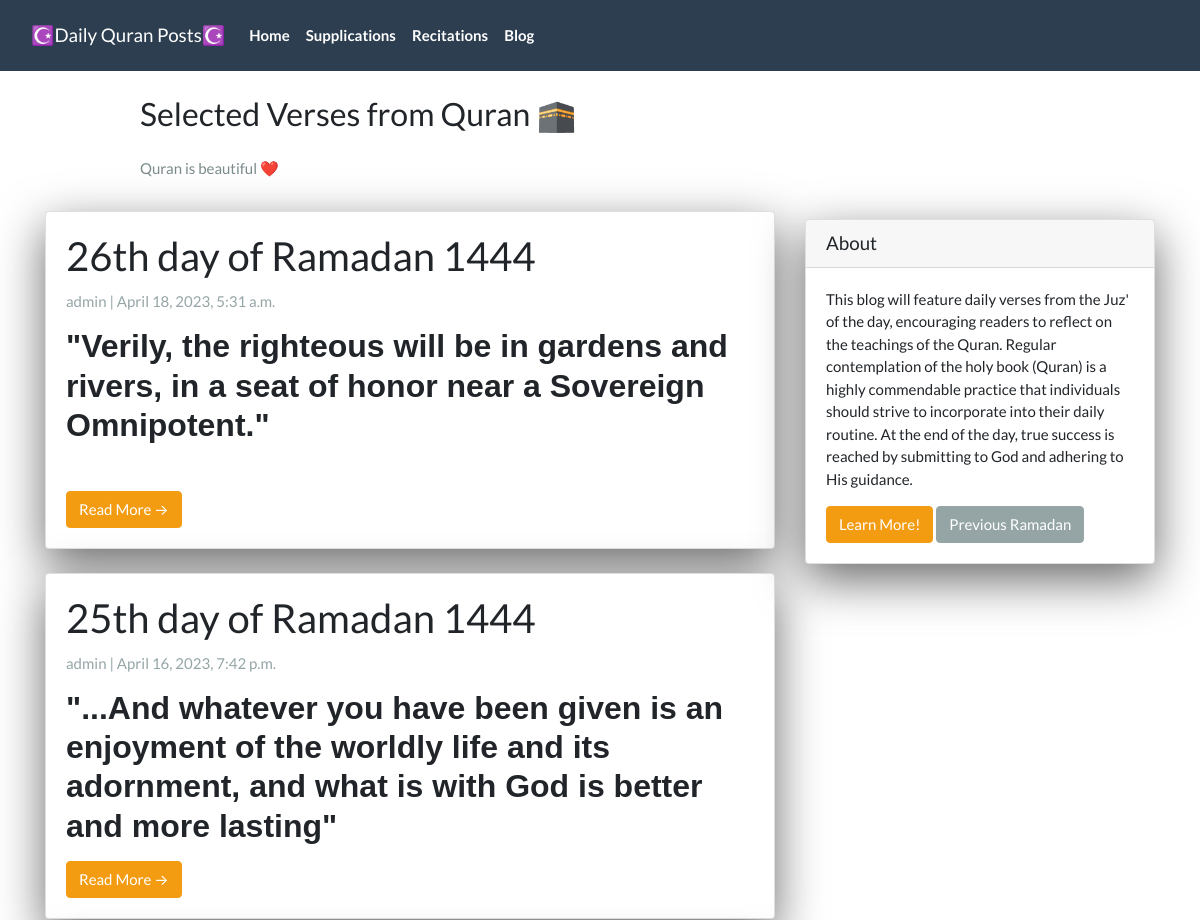
The app's page / (upper part), older data.
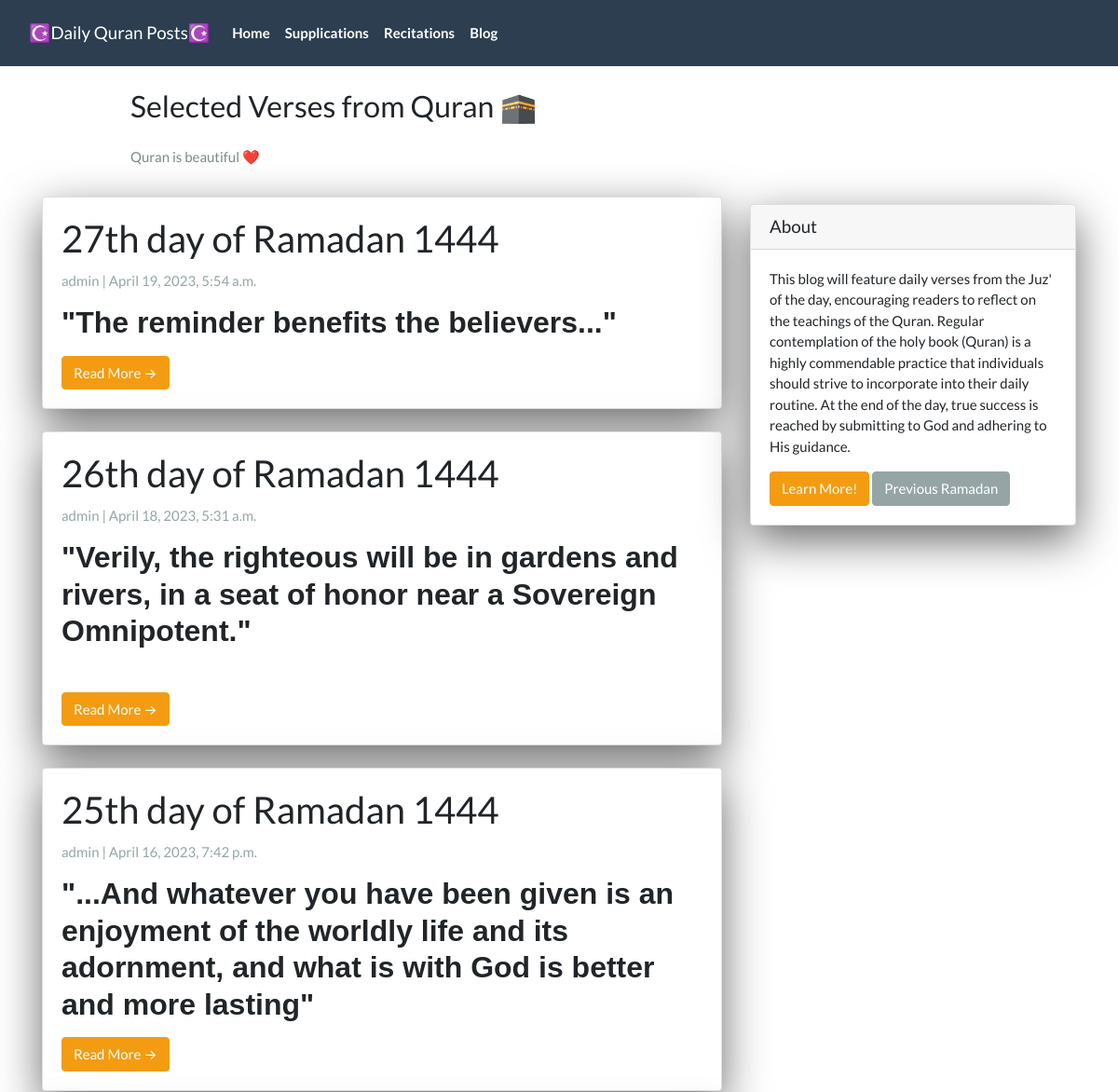
The same page, newer data.
### App/models.py (models this page shows, shortened)
class Post(models.Model):
  title =  models.CharField(max_length=200, unique=True)
  slug =   models.SlugField(max_length=200, unique=True)
  author = models.ForeignKey(User, on_delete=models.CASCADE, related_name='blog_posts')
  created_on = models.DateTimeField(auto_now_add=True)
  updated_on = models.DateTimeField(auto_now=True)
  summary = RichTextField(blank=True, null=True)
  content = RichTextField(blank=True, null=True)
  video_link = EmbedVideoField(blank=True, null=True)
  status = models.IntegerField(choices=STATUS, default=0)
  class Meta:
    ordering = ['-created_on']

### App/views.py (the view)
# urls.py: path('',                PostList.as_view(),           name="home"),
class PostList(generic.ListView):
  queryset = Post.objects.filter(status=1).order_by('-created_on')
  template_name = 'index.html'

### App/templates/index.html (shortened to what this page needs)
{% extends "base.html" %}
{% block content %}
<header class="masthead">
  <div class="container">
    <div class="row">
      <div class=" col-md-8 col-md-10 mx-auto">
        <div class="site-heading">
          <h3 class=" site-heading my-4 mt-3 text-black">Selected Verses from Quran 🕋</h3>
          <p class="text-dark">Quran is beautiful ❤️</p>
        </div>
      </div>
    </div>
  </div>
</header>
<div class="container">
  <div class="row">
    <div class="col-md-8 mt-3 left">
      {% for post in post_list %}
      <div class="card mb-4">
        <div class="card-body">
          <h2 class="card-title">{{ post.title }}</h2>
          <p class="card-text text-muted h6">{{ post.author }} | {{ post.created_on}} </p>
          <p class="card-text">{{post.summary | safe}}</p>
          <a href="{% url 'post_detail' post.slug  %}" class="btn btn-warning">Read More &RightArrow;</a>
        </div>
      </div>
      {% endfor %}
    </div>
    {% block sidebar %}
    {% include 'sidebar.html' %}
    {% endblock sidebar %}
  </div>
</div>
{%endblock%}

### App/templates/base.html (shortened to what this page needs)
<!DOCTYPE html>
<html>
<head>
  <link rel="stylesheet" href="https://stackpath.bootstrapcdn.com/bootswatch/4.5.2/flatly/bootstrap.min.css">
</head>
<body>
  <nav class="navbar navbar-expand-lg navbar-dark bg-primary" id="mainNav">
    <div class="container-fluid">
      <a class="navbar-brand" href="{% url 'home' %}">☪️Daily Quran Posts☪️</a>
      <div class="collapse navbar-collapse" id="navbarResponsive">
        <ul class="navbar-nav ms-auto mb-2 mb-lg-0">
          <li class="nav-item text-black">
            <a class="nav-link text-black font-weight-bold" href="{% url 'home' %}">Home</a>
          </li>
          <li class="nav-item text-black">
            <a class="nav-link text-black font-weight-bold" href="{% url 'supplications' %}">Supplications</a>
          </li>
          <li class="nav-item text-black">
            <a class="nav-link text-black font-weight-bold" href="{% url 'recitations' %}">Recitations</a>
          </li>
          <li class="nav-item text-black">
            <a class="nav-link text-black font-weight-bold" href="{% url 'blog' %}">Blog</a>
          </li>
        </ul>
      </div>
    </div>
  </nav>
  {% block content %}{% endblock content %}
</body>
</html>

### App/templates/sidebar.html (shortened to what this page needs)
{% block sidebar %}
<div class="col-md-4 float-right ">
  <div class="card my-4">
    <h5 class="card-header">About</h5>
    <div class="card-body">
      <p class="card-text">This blog will feature daily verses from the Juz' of the day, encouraging readers to reflect on the teachings of the Quran.  Regular contemplation of the holy book (Quran) is a highly commendable practice that individuals should strive to incorporate into their daily routine.  At the end of the day, true success is reached by submitting to God and adhering to His guidance.</p>
      <a href="https://www.altafsir.com/Languages.asp?LanguageID=2" target="_blank" class="btn btn-warning">Learn More!</a>
      <a href="https://alquran.blog" target="_blank" class="btn btn-secondary">Previous Ramadan</a>
    </div>
  </div>
</div>
{% endblock sidebar %}

### App/templates/sidebar.html (style rules this page uses)
.card { box-shadow: 0 16px 48px #6a6a6b; }

Row changes from the older to the newer data that the page shows:
added Post: title "27th day of Ramadan 1444", author "admin", created_on "April 19, 2023, 5:54 a.m.", summary "\"The reminder benefits the believers...\""
